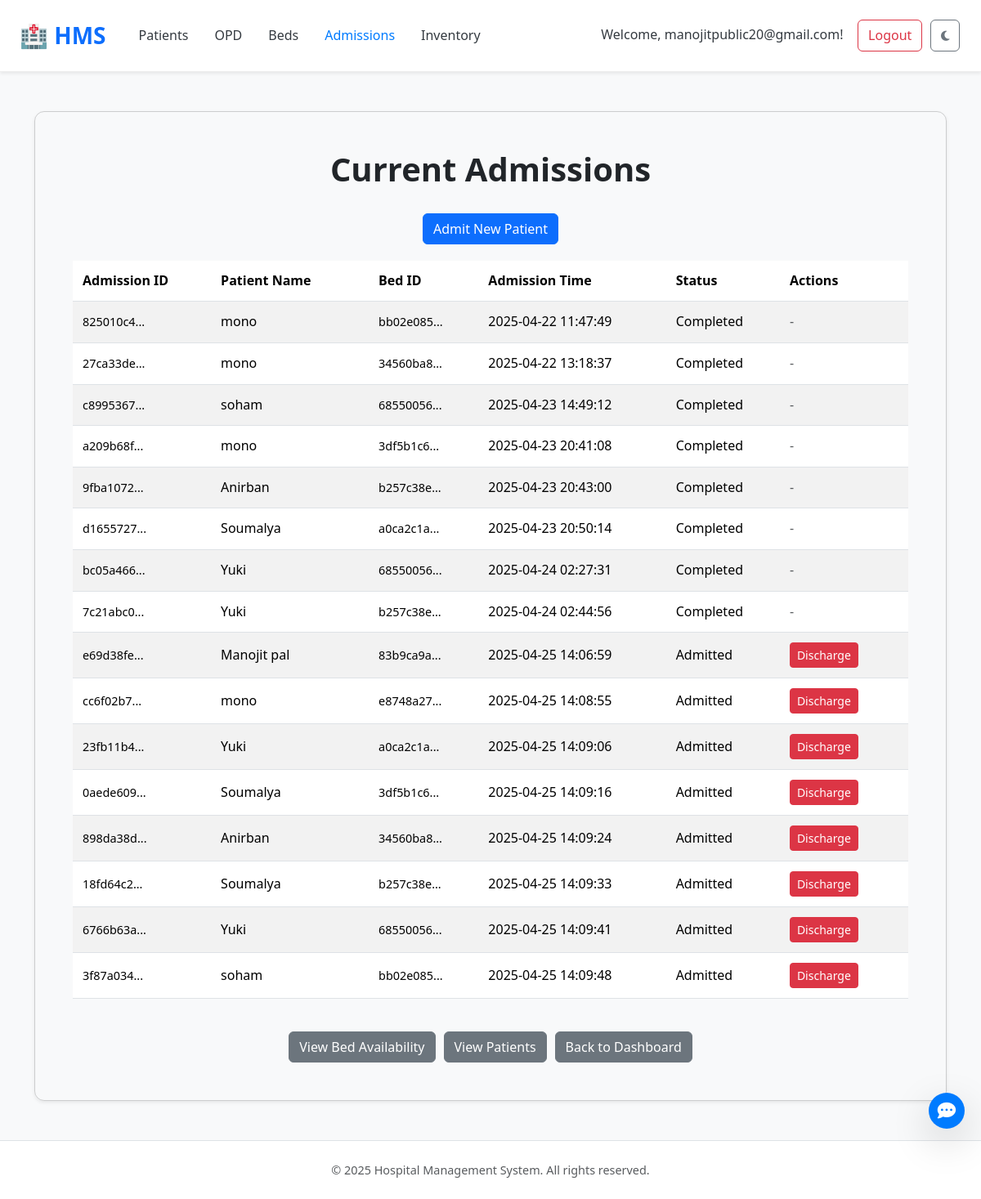
The app's page /admissions (signed in) with its own data.
### tables this page shows
CREATE TABLE admissions (
    admission_id TEXT PRIMARY KEY,
    patient_id TEXT NOT NULL,
    bed_id TEXT NOT NULL,
    admission_time TIMESTAMP DEFAULT CURRENT_TIMESTAMP,
    status TEXT NOT NULL DEFAULT 'Admitted',
    FOREIGN KEY (patient_id) REFERENCES patients(patient_id),
    FOREIGN KEY (bed_id) REFERENCES beds(bed_id)
);

CREATE TABLE patients (
    patient_id TEXT PRIMARY KEY,
    name TEXT NOT NULL,
    age INTEGER,
    gender TEXT,
    contact_number TEXT,
    address TEXT,
    emergency_contact TEXT,
    blood_group TEXT,
    medical_history TEXT
);

### app.py (the view)
@app.route('/admissions')
def list_admissions():
    conn = get_db()
    admissions = conn.execute("""
        SELECT a.admission_id, p.name AS patient_name, b.bed_id, a.admission_time, a.status
        FROM admissions a
        JOIN patients p ON a.patient_id = p.patient_id
        JOIN beds b ON a.bed_id = b.bed_id
    """).fetchall()
    close_db(conn)
    return render_template('list_admissions.html', admissions=admissions)

### app.py (called while the page is built)
def get_db():
    conn = sqlite3.connect(DATABASE)
    conn.row_factory = sqlite3.Row
    return conn

### templates/list_admissions.html (shortened to what this page needs)
<!DOCTYPE html>
<html lang="en">
<head>
    <link href="https://cdn.jsdelivr.net/npm/bootstrap@5.3.3/dist/css/bootstrap.min.css" rel="stylesheet">
    <link href="https://cdn.jsdelivr.net/npm/aos@2.3.4/dist/aos.css" rel="stylesheet">
    <link rel="stylesheet" href="https://cdnjs.cloudflare.com/ajax/libs/font-awesome/6.5.0/css/all.min.css" />
    <link rel="stylesheet" href="{{ url_for('static', filename='style.css') }}">
    <link rel="stylesheet" href="{{ url_for('static', filename='index_style.css') }}">
</head>
<body {% if g.get('theme')=='dark' %}data-bs-theme="dark" {% endif %}>
    <nav class="navbar navbar-expand-lg navbar-light bg-white shadow-sm px-4" data-aos="fade-down">
        <a class="navbar-brand fw-bold text-primary" href="{{ url_for('index') }}">🏥 HMS</a>
        <div class="collapse navbar-collapse justify-content-between" id="navbarNav">
            <ul class="navbar-nav">
                {% if session.get('user_id') %}
                <li class="nav-item">
                    <a class="nav-link {% if request.endpoint == 'list_patients' %}active{% endif %}"
                        href="{{ url_for('list_patients') }}">Patients</a>
                </li>
                <li class="nav-item">
                    <a class="nav-link {% if request.endpoint == 'view_opd_queue' %}active{% endif %}"
                        href="{{ url_for('view_opd_queue') }}">OPD</a>
                </li>
                <li class="nav-item">
                    <a class="nav-link {% if request.endpoint == 'list_beds' %}active{% endif %}"
                        href="{{ url_for('list_beds') }}">Beds</a>
                </li>
                <li class="nav-item">
                    <a class="nav-link {% if request.endpoint == 'list_admissions' %}active{% endif %}"
                        href="{{ url_for('list_admissions') }}">Admissions</a>
                </li>
                <li class="nav-item">
                    <a class="nav-link {% if request.endpoint == 'view_inventory' %}active{% endif %}"
                        href="{{ url_for('view_inventory') }}">Inventory</a>
                </li>
                {% endif %}
            </ul>
            <ul class="navbar-nav">
                {% if session.get('user_id') %}
                <li class="nav-item">
                    <a class="nav-link navbar-text me-2" href="{{ url_for('view_profile') }}" style="cursor: pointer;">
                        Welcome, {{ session.get('user_email') }}!
                    </a>
                </li>
                <li class="nav-item">
                    <a class="btn btn-outline-danger" href="{{ url_for('logout') }}">Logout</a>
                </li>
                {% endif %}
                <li class="nav-item">
                    <button id="darkModeToggle" class="btn btn-outline-secondary ms-2" title="Toggle Dark Mode"
                        aria-label="Toggle Dark Mode">
                        <i class="fas fa-moon moon-icon"></i>
                    </button>
                </li>
            </ul>
        </div>
    </nav>
    <div class="container my-5">
        <div class="admissions-container card shadow-sm">
            <div class="card-body">
                <h1>Current Admissions</h1>
                 {% if session.get('user_type') in ['hospital', 'doctor'] %}
                <div class="admit-patient-button-container">
                    <a href="{{ url_for('admit_patient') }}" class="btn btn-primary">Admit New Patient</a>
                </div>
                 {% endif %}
                {% if admissions is none or admissions | length == 0 %}
                <p class="text-center text-muted">No current admissions found.</p>
                {% else %}
                <div class="table-responsive">
                    <table class="table table-striped table-hover align-middle" id="admissionsTable">
                        <thead>
                            <tr>
                                <th>Admission ID</th>
                                <th class="sortable" data-sort-key="patient_name" title="Click to sort">Patient Name </th>
                                <th>Bed ID</th>
                                <th class="sortable" data-sort-key="admission_time" data-sort-type="date" title="Click to sort">Admission Time </th>
                                <th class="admissions-status-cell">Status</th>
                                {% if session.get('user_type') in ['hospital', 'doctor'] %}
                                <th class="admissions-actions-cell">Actions</th>
                                {% endif %}
                            </tr>
                        </thead>
                        <tbody>
                            {% for admission in admissions %}
                            <tr data-admission-id="{{ admission['admission_id'] }}">
                                <td><span class="truncated-id">{{ admission['admission_id'][:8] }}...</span></td>
                                <td>{{ admission['patient_name'] }}</td>
                                <td><span class="truncated-id">{{ admission['bed_id'][:8] }}...</span></td>
                                <td>{{ admission['admission_time'] }}</td>
                                <td class="admissions-status-cell">
                                     <span class="status-span status-{{ admission['status'] }}">{{ admission['status'] }}</span>
                                </td>
                                {% if session.get('user_type') in ['hospital', 'doctor'] %}
                                <td class="admissions-actions-cell">
                                    {% if admission['status'] == 'Admitted' %}
                                        <button class="btn btn-sm btn-danger discharge-btn" data-admission-id="{{ admission['admission_id'] }}">Discharge</button>
                                    {% else %}
                                        <span class="text-muted">-</span>
                                    {% endif %}
                                </td>
                                {% endif %}
                            </tr>
                            {% endfor %}
                        </tbody>
                    </table>
                </div>
                {% endif %}
                <div class="mt-4 bottom-buttons-container">
                    <a href="{{ url_for('list_beds') }}" class="btn btn-secondary">View Bed Availability</a>
                    <a href="{{ url_for('list_patients') }}" class="btn btn-secondary">View Patients</a>
                    <a href="{{ url_for('index') }}" class="btn btn-secondary">Back to Dashboard</a>
                </div>
            </div>
        </div>
    </div>
    <footer class="bg-white border-top py-4 text-center" data-aos="fade-up">
        <div class="container">
            <p class="mb-0 text-muted">&copy; 2025 Hospital Management System. All rights reserved.</p>
        </div>
    </footer>
    <div id="chatbot-container">
        <button id="chatbot-toggle-btn" class="btn btn-primary rounded-circle shadow-lg">
            <i class="fas fa-comment-dots"></i>
        </button>
    </div>
</body>
</html>

### static/style.css (style rules this page uses)
html { scroll-behavior: smooth; }
:root { --primary-color: #007bff; --primary-darker: #0056b3; --secondary-color: #6c757d; --light-bg: #f8f9fa; --dark-text: #343a40; --card-border-color: #eee; }
body { font-family: 'Segoe UI', Tahoma, Geneva, Verdana, sans-serif; color: var(--dark-text); background-color: var(--light-bg); line-height: 1.6; }
.navbar { background-color: white !important; border-bottom: 1px solid var(--card-border-color); padding: 1rem 2rem; }
.navbar { position: sticky; top: 0; z-index: 999; }
.nav-item { display: flex; justify-content: center; text-align: center; }
.navbar-brand { font-size: 1.75rem; font-weight: bold; color: var(--primary-color); }
.navbar-nav .nav-link { color: var(--dark-text); margin-left: 1rem; padding: 0.5rem 1rem; }
.navbar-nav .nav-link:hover, .navbar-nav .nav-link.active { color: var(--primary-color); font-weight: 500; }
.navbar-nav .btn { margin: 0.1rem; }
footer { color: #777; font-size: 0.9rem; }

### static/index_style.css (style rules this page uses)
body { opacity: 0; transition: opacity 0.5s ease-in-out; }
body.loaded { opacity: 1; }
.card { transition: transform 0.3s ease, box-shadow 0.3s ease; }
#darkModeToggle { transition: all 0.3s ease; font-size: 14px; padding: 8px 12px; }
#chatbot-toggle-btn { position: fixed; bottom: calc(20px + 56px + 10px); right: 20px; z-index: 1052; width: 44px; height: 44px; border-radius: 50%; background-color: #007bff; color: white; border: none; display: flex; align-items: center; justify-content: center; cursor: pointer; box-shadow: 0 4px 8px rgba(0, 0, 0, 0.2); transition: all 0.3s ease; font-size: 1.4rem; }
#chatbot-toggle-btn i { color: inherit; }

### templates/list_admissions.html (style rules this page uses)
.admissions-container { margin-top: 30px; padding: 30px; background-color: var(--card-bg-color); border-radius: 12px; box-shadow: 0 5px 15px rgba(0, 0, 0, 0.1); }
.admissions-container h1 { text-align: center; margin-bottom: 30px; color: var(--text-color); font-weight: 700; }
.table td, .table th { padding: 12px; vertical-align: middle; }
.admit-patient-button-container { display: flex; justify-content: center; text-align: center; margin-bottom: 20px; }
.bottom-buttons-container { margin-top: 30px; display: flex; flex-wrap: wrap; gap: 10px; justify-content: center; }
.table th.sortable { cursor: pointer; position: relative; padding-right: 25px; transition: background-color 0.2s ease; }
.truncated-id { font-size: 0.9em; color: var(--secondary-text-color); }
.admissions-status-cell { min-width: 100px; }
.admissions-actions-cell { min-width: 120px; }

### records on screen
admissions: admission "825010c4", patient_name "mono", admission "bb02e085", admission_time "2025-04-22 11:47:49", status "Completed"
admissions: admission "27ca33de", patient_name "mono", admission "34560ba8", admission_time "2025-04-22 13:18:37", status "Completed"
admissions: admission "c8995367", patient_name "soham", admission "68550056", admission_time "2025-04-23 14:49:12", status "Completed"
admissions: admission "a209b68f", patient_name "mono", admission "3df5b1c6", admission_time "2025-04-23 20:41:08", status "Completed"
admissions: admission "9fba1072", patient_name "Anirban", admission "b257c38e", admission_time "2025-04-23 20:43:00", status "Completed"
admissions: admission "d1655727", patient_name "Soumalya", admission "a0ca2c1a", admission_time "2025-04-23 20:50:14", status "Completed"
admissions: admission "bc05a466", patient_name "Yuki", admission "68550056", admission_time "2025-04-24 02:27:31", status "Completed"
admissions: admission "7c21abc0", patient_name "Yuki", admission "b257c38e", admission_time "2025-04-24 02:44:56", status "Completed"
admissions: admission "e69d38fe", patient_name "Manojit pal", admission "83b9ca9a", admission_time "2025-04-25 14:06:59", status "Admitted"
admissions: admission "cc6f02b7", patient_name "mono", admission "e8748a27", admission_time "2025-04-25 14:08:55", status "Admitted"
admissions: admission "23fb11b4", patient_name "Yuki", admission "a0ca2c1a", admission_time "2025-04-25 14:09:06", status "Admitted"
admissions: admission "0aede609", patient_name "Soumalya", admission "3df5b1c6", admission_time "2025-04-25 14:09:16", status "Admitted"
admissions: admission "898da38d", patient_name "Anirban", admission "34560ba8", admission_time "2025-04-25 14:09:24", status "Admitted"
admissions: admission "18fd64c2", patient_name "Soumalya", admission "b257c38e", admission_time "2025-04-25 14:09:33", status "Admitted"
admissions: admission "6766b63a", patient_name "Yuki", admission "68550056", admission_time "2025-04-25 14:09:41", status "Admitted"
admissions: admission "3f87a034", patient_name "soham", admission "bb02e085", admission_time "2025-04-25 14:09:48", status "Admitted"

### other values on screen
{{ session.get('user_email') }} "manojitpublic20@gmail.com"
